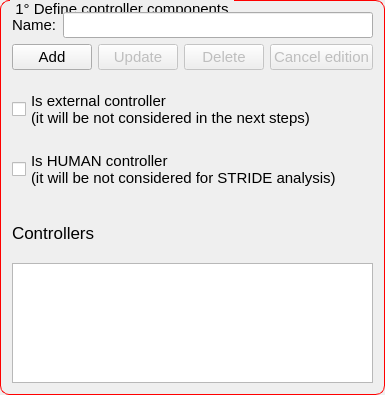
               <widget class="QGroupBox" name="groupBox_2">
                <property name="minimumSize">
                 <size>
                  <width>0</width>
                  <height>395</height>
                 </size>
                </property>
                <property name="maximumSize">
                 <size>
                  <width>16777215</width>
                  <height>395</height>
                 </size>
                </property>
                <property name="font">
                 <font>
                  <pointsize>-1</pointsize>
                 </font>
                </property>
                <property name="styleSheet">
                 <string notr="true">QGroupBox {
    border: 1px solid red;
    border-radius: 9px;
    margin-top: 0.5em;
    font-size: 15px;
}

QGroupBox::title {
    subcontrol-origin: margin;
    left: 10px;
    padding: 0 3px 0 3px;
}</string>
                </property>
                <property name="title">
                 <string>1° Define controller components</string>
                </property>
                <layout class="QGridLayout" name="gridLayout_30">
                 <item row="0" column="0">
                  <layout class="QVBoxLayout" name="verticalLayout_42">
                   <item>
                    <layout class="QHBoxLayout" name="horizontalLayout_39">
                     <item>
                      <widget class="QLabel" name="label_14">
                       <property name="font">
                        <font>
                         <pointsize>11</pointsize>
                        </font>
                       </property>
                       <property name="text">
                        <string>Name:</string>
                       </property>
                      </widget>
                     </item>
                     <item>
                      <widget class="QLineEdit" name="lineedit_name_controller">
                       <property name="font">
                        <font>
                         <pointsize>11</pointsize>
                        </font>
                       </property>
                      </widget>
                     </item>
                    </layout>
                   </item>
                   <item>
                    <layout class="QHBoxLayout" name="horizontalLayout_24">
                     <item>
                      <widget class="QPushButton" name="button_add_controller">
                       <property name="font">
                        <font>
                         <pointsize>11</pointsize>
                        </font>
                       </property>
                       <property name="text">
                        <string>Add</string>
                       </property>
                      </widget>
                     </item>
                     <item>
                      <widget class="QPushButton" name="button_update_controller">
                       <property name="enabled">
                        <bool>false</bool>
                       </property>
                       <property name="font">
                        <font>
                         <pointsize>11</pointsize>
                        </font>
                       </property>
                       <property name="text">
                        <string>Update</string>
                       </property>
                      </widget>
                     </item>
                     <item>
                      <widget class="QPushButton" name="button_delete_controller">
                       <property name="enabled">
                        <bool>false</bool>
                       </property>
                       <property name="font">
                        <font>
                         <pointsize>11</pointsize>
                        </font>
                       </property>
                       <property name="text">
                        <string>Delete</string>
                       </property>
                      </widget>
                     </item>
                     <item>
                      <widget class="QPushButton" name="button_cancel_controller">
                       <property name="enabled">
                        <bool>false</bool>
                       </property>
                       <property name="font">
                        <font>
                         <pointsize>11</pointsize>
                        </font>
                       </property>
                       <property name="text">
                        <string>Cancel edition</string>
                       </property>
                      </widget>
                     </item>
                    </layout>
                   </item>
                   <item>
                    <layout class="QVBoxLayout" name="verticalLayout_22">
                     <item>
                      <spacer name="verticalSpacer_6">
                       <property name="orientation">
                        <enum>Qt::Vertical</enum>
                       </property>
                       <property name="sizeType">
                        <enum>QSizePolicy::Maximum</enum>
                       </property>
                       <property name="sizeHint" stdset="0">
                        <size>
                         <width>20</width>
                         <height>13</height>
                        </size>
                       </property>
                      </spacer>
                     </item>
                     <item>
                      <widget class="QCheckBox" name="checkbox_controller_ext_of_analysis">
                       <property name="font">
                        <font>
                         <pointsize>11</pointsize>
                        </font>
                       </property>
                       <property name="layoutDirection">
                        <enum>Qt::LeftToRight</enum>
                       </property>
                       <property name="text">
                        <string>Is external controller
(it will be not considered in the next steps)</string>
                       </property>
                      </widget>
                     </item>
                     <item>
                      <spacer name="verticalSpacer_3">
                       <property name="orientation">
                        <enum>Qt::Vertical</enum>
                       </property>
                       <property name="sizeType">
                        <enum>QSizePolicy::Maximum</enum>
                       </property>
                       <property name="sizeHint" stdset="0">
                        <size>
                         <width>20</width>
                         <height>13</height>
                        </size>
                       </property>
                      </spacer>
                     </item>
                     <item>
                      <widget class="QCheckBox" name="checkbox_controller_human">
                       <property name="font">
                        <font>
                         <pointsize>11</pointsize>
                        </font>
                       </property>
                       <property name="layoutDirection">
                        <enum>Qt::LeftToRight</enum>
                       </property>
                       <property name="text">
                        <string>Is HUMAN controller
(it will be not considered for STRIDE analysis)</string>
                       </property>
                      </widget>
                     </item>
                     <item>
                      <spacer name="verticalSpacer_8">
                       <property name="orientation">
                        <enum>Qt::Vertical</enum>
                       </property>
                       <property name="sizeType">
                        <enum>QSizePolicy::Maximum</enum>
                       </property>
                       <property name="sizeHint" stdset="0">
                        <size>
                         <width>20</width>
                         <height>13</height>
                        </size>
                       </property>
                      </spacer>
                     </item>
                     <item>
                      <widget class="QLabel" name="label_15">
                       <property name="font">
                        <font>
                         <pointsize>13</pointsize>
                        </font>
                       </property>
                       <property name="text">
                        <string>Controllers</string>
                       </property>
                       <property name="alignment">
                        <set>Qt::AlignLeading|Qt::AlignLeft|Qt::AlignVCenter</set>
                       </property>
                      </widget>
                     </item>
                    </layout>
                   </item>
                   <item>
                    <widget class="QListWidget" name="listwidget_controllers">
                     <property name="minimumSize">
                      <size>
                       <width>0</width>
                       <height>120</height>
                      </size>
                     </property>
                     <property name="maximumSize">
                      <size>
                       <width>16777215</width>
                       <height>120</height>
                      </size>
                     </property>
                     <property name="font">
                      <font>
                       <pointsize>11</pointsize>
                      </font>
                     </property>
                     <property name="alternatingRowColors">
                      <bool>true</bool>
                     </property>
                     <property name="wordWrap">
                      <bool>true</bool>
                     </property>
                    </widget>
                   </item>
                  </layout>
                 </item>
                </layout>
               </widget>
